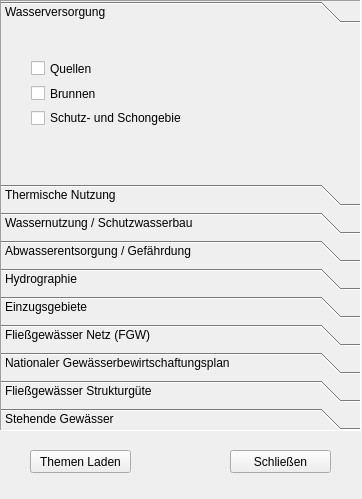
<?xml version="1.0" encoding="UTF-8"?>
<ui version="4.0">
 <class>frmWasser</class>
 <widget class="QWidget" name="frmWasser">
  <property name="geometry">
   <rect>
    <x>0</x>
    <y>0</y>
    <width>362</width>
    <height>499</height>
   </rect>
  </property>
  <property name="windowTitle">
   <string>Themenbereich Wasser</string>
  </property>
  <widget class="QToolBox" name="toolBox">
   <property name="geometry">
    <rect>
     <x>0</x>
     <y>0</y>
     <width>361</width>
     <height>431</height>
    </rect>
   </property>
   <property name="frameShape">
    <enum>QFrame::Panel</enum>
   </property>
   <property name="frameShadow">
    <enum>QFrame::Sunken</enum>
   </property>
   <widget class="QWidget" name="toolBoxPage1">
    <property name="geometry">
     <rect>
      <x>0</x>
      <y>0</y>
      <width>359</width>
      <height>159</height>
     </rect>
    </property>
    <attribute name="label">
     <string>Wasserversorgung</string>
    </attribute>
    <widget class="QWidget" name="layoutWidget">
     <property name="geometry">
      <rect>
       <x>30</x>
       <y>30</y>
       <width>151</width>
       <height>68</height>
      </rect>
     </property>
     <layout class="QVBoxLayout" name="verticalLayout">
      <item>
       <widget class="QCheckBox" name="ckQuellen">
        <property name="text">
         <string>Quellen</string>
        </property>
        <attribute name="buttonGroup">
         <string notr="true">ckButtons</string>
        </attribute>
       </widget>
      </item>
      <item>
       <widget class="QCheckBox" name="ckBrunnen">
        <property name="text">
         <string>Brunnen</string>
        </property>
        <attribute name="buttonGroup">
         <string notr="true">ckButtons</string>
        </attribute>
       </widget>
      </item>
      <item>
       <widget class="QCheckBox" name="ckSchutzSchongebiete">
        <property name="text">
         <string>Schutz- und Schongebiete</string>
        </property>
        <attribute name="buttonGroup">
         <string notr="true">ckButtons</string>
        </attribute>
       </widget>
      </item>
     </layout>
    </widget>
   </widget>
   <widget class="QWidget" name="toolBoxPage2">
    <property name="geometry">
     <rect>
      <x>0</x>
      <y>0</y>
      <width>98</width>
      <height>28</height>
     </rect>
    </property>
    <attribute name="label">
     <string>Thermische Nutzung</string>
    </attribute>
    <widget class="QWidget" name="layoutWidget">
     <property name="geometry">
      <rect>
       <x>21</x>
       <y>11</y>
       <width>259</width>
       <height>116</height>
      </rect>
     </property>
     <layout class="QVBoxLayout" name="verticalLayout_2">
      <item>
       <widget class="QCheckBox" name="ckGWWaermepumpen">
        <property name="text">
         <string>Grundwasserwärme-Pumpen</string>
        </property>
        <attribute name="buttonGroup">
         <string notr="true">ckButtons</string>
        </attribute>
       </widget>
      </item>
      <item>
       <widget class="QCheckBox" name="ckErdwaermeanlagen">
        <property name="text">
         <string>Erdwärmeanlagen</string>
        </property>
        <attribute name="buttonGroup">
         <string notr="true">ckButtons</string>
        </attribute>
       </widget>
      </item>
      <item>
       <widget class="QCheckBox" name="ckKuehlwasseranlagenGW">
        <property name="text">
         <string>Kühlwasseranlagen Grundwasser</string>
        </property>
        <attribute name="buttonGroup">
         <string notr="true">ckButtons</string>
        </attribute>
       </widget>
      </item>
      <item>
       <widget class="QCheckBox" name="ckKuehlwasseranlagenOG">
        <property name="text">
         <string>Kühlwasseranlagen Oberflächengewässer</string>
        </property>
        <attribute name="buttonGroup">
         <string notr="true">ckButtons</string>
        </attribute>
       </widget>
      </item>
      <item>
       <widget class="QCheckBox" name="ckWeitereAnlagen">
        <property name="text">
         <string>weitere Grundwasseranlagen (z.B. Versickerung)</string>
        </property>
        <attribute name="buttonGroup">
         <string notr="true">ckButtons</string>
        </attribute>
       </widget>
      </item>
     </layout>
    </widget>
   </widget>
   <widget class="QWidget" name="toolBoxPage3">
    <property name="geometry">
     <rect>
      <x>0</x>
      <y>0</y>
      <width>98</width>
      <height>28</height>
     </rect>
    </property>
    <attribute name="label">
     <string>Wassernutzung / Schutzwasserbau</string>
    </attribute>
    <widget class="QWidget" name="layoutWidget">
     <property name="geometry">
      <rect>
       <x>20</x>
       <y>10</y>
       <width>246</width>
       <height>116</height>
      </rect>
     </property>
     <layout class="QVBoxLayout" name="verticalLayout_3">
      <item>
       <widget class="QCheckBox" name="ckKraftwerke">
        <property name="text">
         <string>Kraftwerke</string>
        </property>
        <attribute name="buttonGroup">
         <string notr="true">ckButtons</string>
        </attribute>
       </widget>
      </item>
      <item>
       <widget class="QCheckBox" name="ckSonstigeBetriebe">
        <property name="text">
         <string>Betriebe (z.B. Beschneiungsanlagen)</string>
        </property>
        <attribute name="buttonGroup">
         <string notr="true">ckButtons</string>
        </attribute>
       </widget>
      </item>
      <item>
       <widget class="QCheckBox" name="ckGeschiebe">
        <property name="text">
         <string>Geschieberückhalteeinrichtungen</string>
        </property>
        <attribute name="buttonGroup">
         <string notr="true">ckButtons</string>
        </attribute>
       </widget>
      </item>
      <item>
       <widget class="QCheckBox" name="ckSonstigeAnlagen">
        <property name="text">
         <string> Anlagen an Gewässern (z.B. Entnahmen)</string>
        </property>
        <attribute name="buttonGroup">
         <string notr="true">ckButtons</string>
        </attribute>
       </widget>
      </item>
     </layout>
    </widget>
   </widget>
   <widget class="QWidget" name="toolBoxPage4">
    <property name="geometry">
     <rect>
      <x>0</x>
      <y>0</y>
      <width>98</width>
      <height>28</height>
     </rect>
    </property>
    <attribute name="label">
     <string>Abwasserentsorgung / Gefährdung</string>
    </attribute>
    <widget class="QWidget" name="layoutWidget">
     <property name="geometry">
      <rect>
       <x>20</x>
       <y>20</y>
       <width>146</width>
       <height>92</height>
      </rect>
     </property>
     <layout class="QVBoxLayout" name="verticalLayout_4">
      <item>
       <widget class="QCheckBox" name="ckKommunaleKlaeranlagen">
        <property name="text">
         <string>Kommunale Kläranlagen</string>
        </property>
        <attribute name="buttonGroup">
         <string notr="true">ckButtons</string>
        </attribute>
       </widget>
      </item>
      <item>
       <widget class="QCheckBox" name="ckKleinklaeranlagen">
        <property name="text">
         <string>Kleinkläranalgen</string>
        </property>
        <attribute name="buttonGroup">
         <string notr="true">ckButtons</string>
        </attribute>
       </widget>
      </item>
      <item>
       <widget class="QCheckBox" name="ckBetrieblicheKlaeranlagen">
        <property name="text">
         <string>Betriebliche Kläranlagen</string>
        </property>
        <attribute name="buttonGroup">
         <string notr="true">ckButtons</string>
        </attribute>
       </widget>
      </item>
      <item>
       <widget class="QCheckBox" name="ckOeffentlicheTankstellen">
        <property name="text">
         <string>Öffentliche Tankstellen</string>
        </property>
        <attribute name="buttonGroup">
         <string notr="true">ckButtons</string>
        </attribute>
       </widget>
      </item>
     </layout>
    </widget>
   </widget>
   <widget class="QWidget" name="toolBoxPage5">
    <property name="geometry">
     <rect>
      <x>0</x>
      <y>0</y>
      <width>359</width>
      <height>159</height>
     </rect>
    </property>
    <attribute name="label">
     <string>Hydrographie</string>
    </attribute>
    <widget class="QWidget" name="layoutWidget">
     <property name="geometry">
      <rect>
       <x>30</x>
       <y>10</y>
       <width>184</width>
       <height>140</height>
      </rect>
     </property>
     <layout class="QVBoxLayout" name="verticalLayout_5">
      <item>
       <widget class="QCheckBox" name="ckNiederschlagmessstellen">
        <property name="text">
         <string>Niederschlag-Messstellen</string>
        </property>
        <attribute name="buttonGroup">
         <string notr="true">ckButtons</string>
        </attribute>
       </widget>
      </item>
      <item>
       <widget class="QCheckBox" name="ckOberflaechenwassermessstellen">
        <property name="text">
         <string>Oberflächenwasser-Messstellen</string>
        </property>
        <attribute name="buttonGroup">
         <string notr="true">ckButtons</string>
        </attribute>
       </widget>
      </item>
      <item>
       <widget class="QCheckBox" name="ckGrundwassermessstellen">
        <property name="text">
         <string>Grundwasser-Messstellen</string>
        </property>
        <attribute name="buttonGroup">
         <string notr="true">ckButtons</string>
        </attribute>
       </widget>
      </item>
      <item>
       <widget class="QCheckBox" name="ckQuellenmessstellen">
        <property name="text">
         <string>Quellen-Messstellen</string>
        </property>
        <attribute name="buttonGroup">
         <string notr="true">ckButtons</string>
        </attribute>
       </widget>
      </item>
      <item>
       <widget class="QCheckBox" name="ckGrundwasserfelder">
        <property name="text">
         <string>Grundwasserfelder</string>
        </property>
        <attribute name="buttonGroup">
         <string notr="true">ckButtons</string>
        </attribute>
       </widget>
      </item>
     </layout>
    </widget>
   </widget>
   <widget class="QWidget" name="page_4">
    <property name="geometry">
     <rect>
      <x>0</x>
      <y>0</y>
      <width>98</width>
      <height>28</height>
     </rect>
    </property>
    <attribute name="label">
     <string>Einzugsgebiete</string>
    </attribute>
    <widget class="QWidget" name="verticalLayoutWidget">
     <property name="geometry">
      <rect>
       <x>30</x>
       <y>10</y>
       <width>184</width>
       <height>101</height>
      </rect>
     </property>
     <layout class="QVBoxLayout" name="verticalLayout_8">
      <item>
       <widget class="QCheckBox" name="ckEzFliessgewaesser">
        <property name="text">
         <string>Fließgewässer</string>
        </property>
        <attribute name="buttonGroup">
         <string notr="true">ckButtons</string>
        </attribute>
       </widget>
      </item>
      <item>
       <widget class="QCheckBox" name="ckEzOberflaechenwasserMesstellen">
        <property name="text">
         <string>Oberflächenwasser - Messstellen</string>
        </property>
        <attribute name="buttonGroup">
         <string notr="true">ckButtons</string>
        </attribute>
       </widget>
      </item>
      <item>
       <widget class="QCheckBox" name="ckEzQuellen">
        <property name="text">
         <string>Quellen</string>
        </property>
        <attribute name="buttonGroup">
         <string notr="true">ckButtons</string>
        </attribute>
       </widget>
      </item>
      <item>
       <widget class="QCheckBox" name="ckEzWasserscheideRheinDonau">
        <property name="text">
         <string>Rhein Donau Wasserscheide</string>
        </property>
        <attribute name="buttonGroup">
         <string notr="true">ckButtons</string>
        </attribute>
       </widget>
      </item>
     </layout>
    </widget>
   </widget>
   <widget class="QWidget" name="page">
    <property name="geometry">
     <rect>
      <x>0</x>
      <y>0</y>
      <width>98</width>
      <height>28</height>
     </rect>
    </property>
    <attribute name="label">
     <string>Fließgewässer Netz (FGW)</string>
    </attribute>
    <widget class="QWidget" name="layoutWidget">
     <property name="geometry">
      <rect>
       <x>20</x>
       <y>20</y>
       <width>325</width>
       <height>140</height>
      </rect>
     </property>
     <layout class="QVBoxLayout" name="verticalLayout_6">
      <item>
       <widget class="QCheckBox" name="ckGewaessernetz2017Vlbg">
        <property name="text">
         <string>Gewässernetz 2017 Vorarlberg</string>
        </property>
        <attribute name="buttonGroup">
         <string notr="true">ckButtons</string>
        </attribute>
       </widget>
      </item>
      <item>
       <widget class="QCheckBox" name="ckGewaessernetz2017Umgebung">
        <property name="text">
         <string>Gewässernetz 2017 Vorarlberg + Umgebung</string>
        </property>
        <attribute name="buttonGroup">
         <string notr="true">ckButtons</string>
        </attribute>
       </widget>
      </item>
      <item>
       <widget class="QCheckBox" name="ckGewaessernetz2012Vlbg">
        <property name="text">
         <string>Gewässernetz 2012 Vorarlberg</string>
        </property>
        <attribute name="buttonGroup">
         <string notr="true">ckButtons</string>
        </attribute>
       </widget>
      </item>
      <item>
       <widget class="QCheckBox" name="ckGewaessernetz2012Umgebung">
        <property name="text">
         <string>Gewaessernetz 2012 Vorarlberg + Umgebung</string>
        </property>
        <attribute name="buttonGroup">
         <string notr="true">ckButtons</string>
        </attribute>
       </widget>
      </item>
      <item>
       <widget class="QCheckBox" name="ckGewaessernetz2000Vlbg">
        <property name="enabled">
         <bool>true</bool>
        </property>
        <property name="text">
         <string>Gewässernetz 2000 Vorarlberg</string>
        </property>
        <attribute name="buttonGroup">
         <string notr="true">ckButtons</string>
        </attribute>
       </widget>
      </item>
      <item>
       <widget class="QCheckBox" name="ckGewaessernetz2000Umgebung">
        <property name="enabled">
         <bool>true</bool>
        </property>
        <property name="text">
         <string>Gewaessernetz 2000 Vorarlberg + Umgebung</string>
        </property>
        <attribute name="buttonGroup">
         <string notr="true">ckButtons</string>
        </attribute>
       </widget>
      </item>
     </layout>
    </widget>
   </widget>
   <widget class="QWidget" name="page_5">
    <property name="geometry">
     <rect>
      <x>0</x>
      <y>0</y>
      <width>98</width>
      <height>28</height>
     </rect>
    </property>
    <attribute name="label">
     <string>Nationaler Gewässerbewirtschaftungsplan</string>
    </attribute>
    <widget class="QCheckBox" name="ckGewaesserbewirtschaftungsplan2015">
     <property name="geometry">
      <rect>
       <x>20</x>
       <y>20</y>
       <width>323</width>
       <height>17</height>
      </rect>
     </property>
     <property name="text">
      <string>NGP 2015</string>
     </property>
     <attribute name="buttonGroup">
      <string notr="true">ckButtons</string>
     </attribute>
    </widget>
   </widget>
   <widget class="QWidget" name="page_3">
    <property name="geometry">
     <rect>
      <x>0</x>
      <y>0</y>
      <width>98</width>
      <height>28</height>
     </rect>
    </property>
    <attribute name="label">
     <string>Fließgewässer Strukturgüte</string>
    </attribute>
    <widget class="QWidget" name="layoutWidget">
     <property name="geometry">
      <rect>
       <x>50</x>
       <y>10</y>
       <width>170</width>
       <height>134</height>
      </rect>
     </property>
     <layout class="QFormLayout" name="formLayout">
      <item row="0" column="0">
       <widget class="QCheckBox" name="ckDirekteinleitungen">
        <property name="text">
         <string>Direkteinleitungen</string>
        </property>
        <attribute name="buttonGroup">
         <string notr="true">ckButtons</string>
        </attribute>
       </widget>
      </item>
      <item row="1" column="0">
       <widget class="QCheckBox" name="ckKontinuumsunterbrechungen">
        <property name="text">
         <string>Kontinuumsunterbrechungen</string>
        </property>
        <attribute name="buttonGroup">
         <string notr="true">ckButtons</string>
        </attribute>
       </widget>
      </item>
      <item row="2" column="0">
       <widget class="QCheckBox" name="ckSohleBoeschung">
        <property name="text">
         <string>Sohle Böschung</string>
        </property>
        <attribute name="buttonGroup">
         <string notr="true">ckButtons</string>
        </attribute>
       </widget>
      </item>
      <item row="3" column="0">
       <widget class="QCheckBox" name="ckStrukturzustand">
        <property name="text">
         <string>Strukturzustand</string>
        </property>
        <attribute name="buttonGroup">
         <string notr="true">ckButtons</string>
        </attribute>
       </widget>
      </item>
      <item row="4" column="0">
       <widget class="QCheckBox" name="ckUfervegetation">
        <property name="text">
         <string>Ufervegetation</string>
        </property>
        <attribute name="buttonGroup">
         <string notr="true">ckButtons</string>
        </attribute>
       </widget>
      </item>
      <item row="5" column="0">
       <widget class="QCheckBox" name="ckAbflussregime">
        <property name="text">
         <string>Abflussregime</string>
        </property>
        <attribute name="buttonGroup">
         <string notr="true">ckButtons</string>
        </attribute>
       </widget>
      </item>
     </layout>
    </widget>
   </widget>
   <widget class="QWidget" name="page_2">
    <property name="geometry">
     <rect>
      <x>0</x>
      <y>0</y>
      <width>98</width>
      <height>28</height>
     </rect>
    </property>
    <attribute name="label">
     <string>Stehende Gewässer</string>
    </attribute>
    <widget class="QPushButton" name="btnSeen">
     <property name="geometry">
      <rect>
       <x>280</x>
       <y>105</y>
       <width>25</width>
       <height>25</height>
      </rect>
     </property>
     <property name="font">
      <font>
       <pointsize>14</pointsize>
       <weight>75</weight>
       <bold>true</bold>
      </font>
     </property>
     <property name="text">
      <string>i</string>
     </property>
    </widget>
    <widget class="QWidget" name="layoutWidget">
     <property name="geometry">
      <rect>
       <x>20</x>
       <y>3</y>
       <width>256</width>
       <height>141</height>
      </rect>
     </property>
     <layout class="QVBoxLayout" name="verticalLayout_7">
      <item>
       <widget class="QCheckBox" name="ckBodenseeAlles">
        <property name="enabled">
         <bool>true</bool>
        </property>
        <property name="text">
         <string>Bodensee -&gt; alles</string>
        </property>
        <attribute name="buttonGroup">
         <string notr="true">ckButtons</string>
        </attribute>
       </widget>
      </item>
      <item>
       <widget class="QCheckBox" name="ckBodenseeWasserflaeche">
        <property name="enabled">
         <bool>true</bool>
        </property>
        <property name="text">
         <string>Bodensee -&gt; nur Wasserfläche</string>
        </property>
        <attribute name="buttonGroup">
         <string notr="true">ckButtons</string>
        </attribute>
       </widget>
      </item>
      <item>
       <widget class="QCheckBox" name="ckBodensee25m">
        <property name="enabled">
         <bool>true</bool>
        </property>
        <property name="text">
         <string>Bodensee -&gt; nur 25m Tiefenlinien</string>
        </property>
        <attribute name="buttonGroup">
         <string notr="true">ckButtons</string>
        </attribute>
       </widget>
      </item>
      <item>
       <widget class="QCheckBox" name="ckBodensee5m">
        <property name="enabled">
         <bool>true</bool>
        </property>
        <property name="text">
         <string>Bodensee -&gt; nur 5m Tiefenlinien</string>
        </property>
        <attribute name="buttonGroup">
         <string notr="true">ckButtons</string>
        </attribute>
       </widget>
      </item>
      <item>
       <widget class="QCheckBox" name="ckBodenseeUferlinie">
        <property name="enabled">
         <bool>true</bool>
        </property>
        <property name="text">
         <string>Bodensee -&gt; nur Uferlinie</string>
        </property>
        <attribute name="buttonGroup">
         <string notr="true">ckButtons</string>
        </attribute>
       </widget>
      </item>
      <item>
       <widget class="QCheckBox" name="ckSeen">
        <property name="enabled">
         <bool>true</bool>
        </property>
        <property name="text">
         <string>Andere Seen u. stehende Gewässer Vorarlbergs</string>
        </property>
        <attribute name="buttonGroup">
         <string notr="true">ckButtons</string>
        </attribute>
       </widget>
      </item>
     </layout>
    </widget>
   </widget>
  </widget>
  <widget class="QPushButton" name="pushButton">
   <property name="geometry">
    <rect>
     <x>30</x>
     <y>450</y>
     <width>101</width>
     <height>23</height>
    </rect>
   </property>
   <property name="text">
    <string>Themen Laden</string>
   </property>
  </widget>
  <widget class="QPushButton" name="pushButton_2">
   <property name="geometry">
    <rect>
     <x>230</x>
     <y>450</y>
     <width>101</width>
     <height>23</height>
    </rect>
   </property>
   <property name="text">
    <string>Schließen</string>
   </property>
  </widget>
 </widget>
 <resources/>
 <connections>
  <connection>
   <sender>pushButton_2</sender>
   <signal>clicked()</signal>
   <receiver>frmWasser</receiver>
   <slot>abbrechen()</slot>
   <hints>
    <hint type="sourcelabel">
     <x>219</x>
     <y>378</y>
    </hint>
    <hint type="destinationlabel">
     <x>303</x>
     <y>363</y>
    </hint>
   </hints>
  </connection>
  <connection>
   <sender>pushButton</sender>
   <signal>clicked()</signal>
   <receiver>frmWasser</receiver>
   <slot>datenladen()</slot>
   <hints>
    <hint type="sourcelabel">
     <x>90</x>
     <y>375</y>
    </hint>
    <hint type="destinationlabel">
     <x>156</x>
     <y>356</y>
    </hint>
   </hints>
  </connection>
  <connection>
   <sender>btnSeen</sender>
   <signal>clicked()</signal>
   <receiver>frmWasser</receiver>
   <slot>infobuttton()</slot>
   <hints>
    <hint type="sourcelabel">
     <x>286</x>
     <y>303</y>
    </hint>
    <hint type="destinationlabel">
     <x>13</x>
     <y>363</y>
    </hint>
   </hints>
  </connection>
 </connections>
 <slots>
  <slot>abbrechen()</slot>
  <slot>datenladen()</slot>
  <slot>infobuttton()</slot>
 </slots>
 <buttongroups>
  <buttongroup name="ckButtons"/>
 </buttongroups>
</ui>
